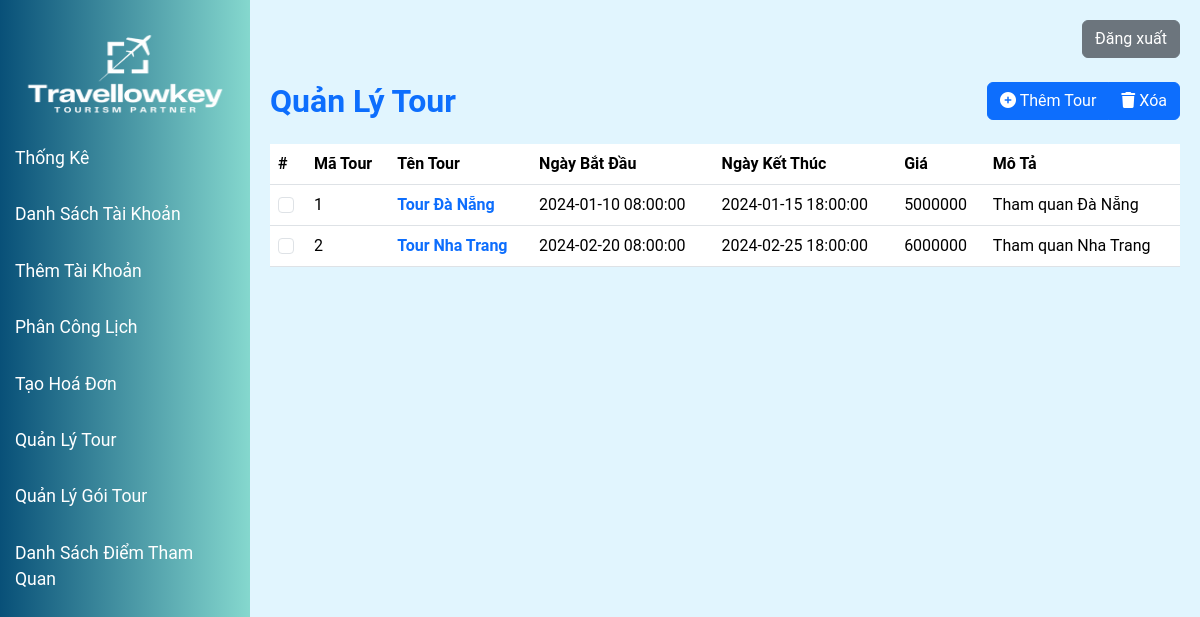
/modules/tour_manage/index.php, run on an earlier commit of the app's database.
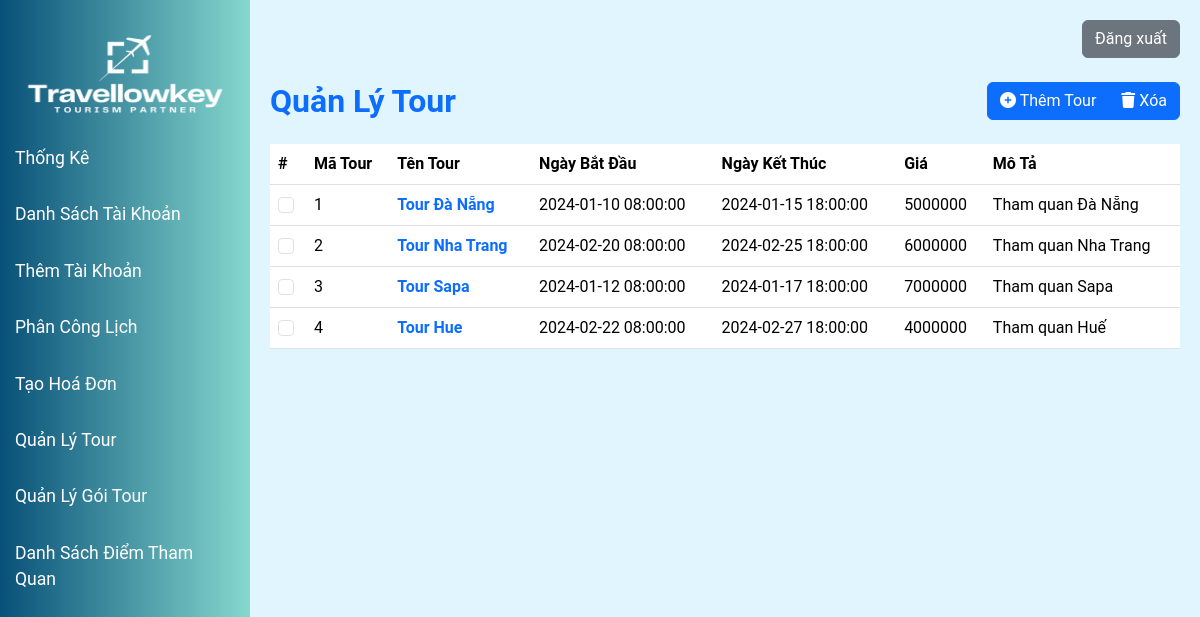
And on a later commit of the database.
### tables this page shows
CREATE TABLE `tour` (
  `tourCode` int(11) NOT NULL AUTO_INCREMENT,
  `tourName` varchar(100) DEFAULT NULL,
  `startDate` datetime DEFAULT NULL,
  `endDate` datetime DEFAULT NULL,
  `price` float DEFAULT NULL,
  `description` varchar(500) DEFAULT NULL,
  `employeeCode` int(11) DEFAULT NULL,
  `vehicleCode` int(11) DEFAULT NULL,
  `tourPackageCode` int(11) DEFAULT NULL,
  PRIMARY KEY (`tourCode`),
  KEY `vehicleCode` (`vehicleCode`),
  KEY `employeeCode` (`employeeCode`),
  KEY `tourPackageCode` (`tourPackageCode`),
  CONSTRAINT `tour_ibfk_1` FOREIGN KEY (`vehicleCode`) REFERENCES `vehicle` (`vehicleCode`),
  CONSTRAINT `tour_ibfk_2` FOREIGN KEY (`employeeCode`) REFERENCES `employee` (`employeeCode`),
  CONSTRAINT `tour_ibfk_3` FOREIGN KEY (`tourPackageCode`) REFERENCES `tourpackage` (`tourPackageCode`)
);

### models/tour.php (called while the page is built, shortened)
<?php
include_once("clsKetNoi.php");
class modelTour
{
    private $conn;
    function __construct()
    {
        $p = new clsKetNoi();
        $this->conn = $p->ketNoiDB();
    }
    public function selectAllTours()
    {
        if ($this->conn) {
            $query = "SELECT * FROM tour";
            $result = $this->conn->query($query);
            $tours = [];
            while ($row = $result->fetch_assoc()) {
                $tours[] = $row;
            }
            return $tours;
        } else {
            return false;
        }
    }
}

### models/clsKetNoi.php (called while the page is built, shortened)
<?php
class clsKetNoi {
    function ketNoiDB() {
        $this->conn = new mysqli("localhost", "root", "", "ptud");
        return $this->conn;
    }
}
?>

### modules/tour_manage/list.php (the view, shortened to what this page needs)
<?php
$db = new modelTour();
$data = $db->selectAllTours();
?>
<div class="row">
    <div class="col-6">
        <h2 class="text-primary fw-bold mb-4">Quản Lý Tour</h2>
    </div>
    <div class="col-6 text-end">
        <div class="btn-group" role="group" aria-label="Basic example">
            <a type="button" class="btn btn-primary" href="/Tour_management/modules/tour_manage/index.php?a=create">
                <i class="fa-solid fa-circle-plus"></i>
                Thêm Tour
            </a>
            <button type="button" class="btn btn-primary" onclick="confirmDeleteSelected()">
                <i class="fa fa-trash"></i>
                Xóa
            </button>
        </div>
    </div>
</div>
<table class="table" id="tourManagerTable">
    <thead>
    <tr>
        <th scope="col">#</th>
        <th scope="col">Mã Tour</th>
        <th scope="col">Tên Tour</th>
        <th scope="col">Ngày Bắt Đầu</th>
        <th scope="col">Ngày Kết Thúc</th>
        <th scope="col">Giá</th>
        <th scope="col">Mô Tả</th>
    </tr>
    </thead>
    <tbody>
    <?php foreach ($data as $item): ?>
        <tr>
            <td><input class="form-check-input" type="checkbox" value="<?php echo $item['tourCode']; ?>" name="selected_ids[]"></td>
            <td><?php echo $item['tourCode']; ?></td>
            <td><a href="/Tour_management/modules/tour_manage/index.php?a=edit&id=<?php echo $item['tourCode']; ?>" class="text-decoration-none fw-bold"><?php echo $item['tourName']; ?></a></td>
            <td><?php echo $item['startDate']; ?></td>
            <td><?php echo $item['endDate']; ?></td>
            <td><?php echo $item['price']; ?></td>
            <td><?php echo $item['description']; ?></td>
        </tr>
    <?php endforeach; ?>
    </tbody>
</table>

What changed in the data, as far as the page shows it:
added tour: tourCode "3", tourName "Tour Sapa", startDate "2024-01-12 08:00:00", endDate "2024-01-17 18:00:00", price "7000000", description "Tham quan Sapa"
added tour: tourCode "4", tourName "Tour Hue", startDate "2024-02-22 08:00:00", endDate "2024-02-27 18:00:00", price "4000000", description "Tham quan Huế"
